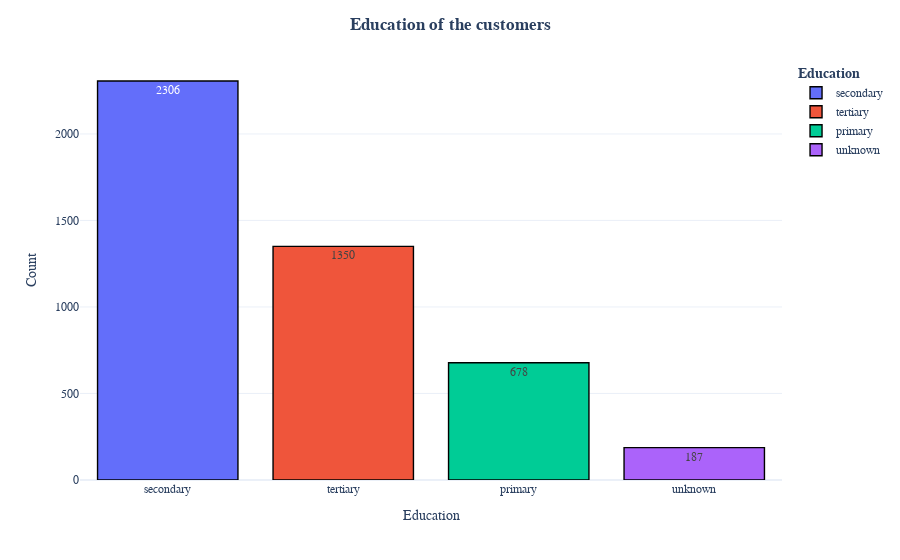
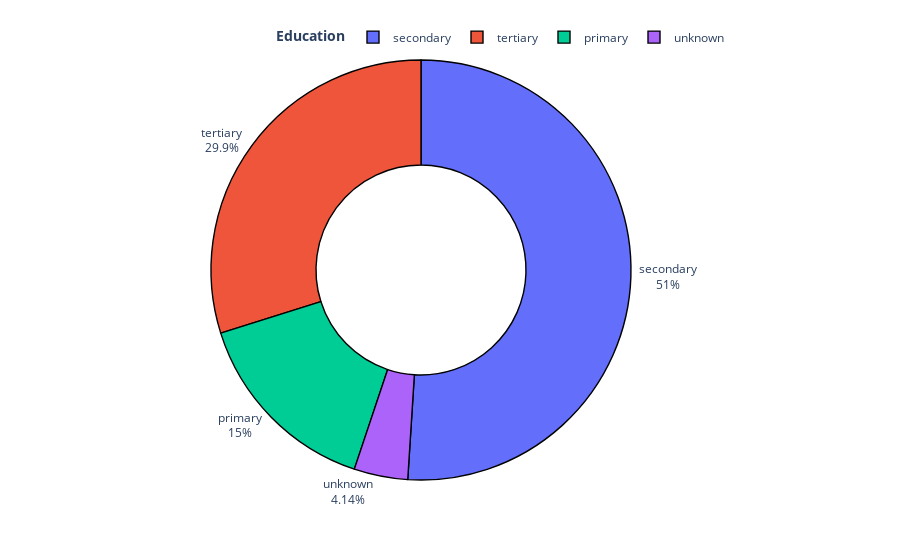

Write notebook code for charts like these, in order.
### Code cell
fig=px.bar(df.education.value_counts().reset_index().rename(columns={'index':'Education','education':'Count'}),x='Education',y='Count',color='Education',text='Count',template='plotly_white')
fig.update_traces(marker=dict(line=dict(color='#000000', width=1.4)))
fig.update_layout(title_x=0.5,legend_title_text='<b>Education',title_text='<b>Education of the customers',font_family="Times New Roman",title_font_family="Times New Roman")
fig.show()
fig=px.pie(df.education.value_counts().reset_index().rename(columns={'index':'Education','education':'Count'}),names='Education',values='Count',hole=0.5,template='plotly_white')
fig.update_traces(marker=dict(line=dict(color='#000000', width=1.4)))
fig.update_layout(title_x=0.5,showlegend=True,legend_title_text='<b>Education')
fig.update_traces(textposition='outside', textinfo='percent+label')
fig.update_layout(title_x=0.5,legend=dict(orientation='h',yanchor='bottom',y=1.02,xanchor='right',x=1))
fig.show()

### Figure 1 — Plotly figure (JSON) as saved in the notebook; plotly's stock layout.template omitted (floating-point values rounded to 4 significant figures)
{"data": [{"alignmentgroup": "True", "hovertemplate": "Education=%{x}<br>Count=%{text}<extra></extra>", "legendgroup": "secondary", "marker": {"color": "#636efa", "line": {"color": "#000000", "width": 1.4}, "pattern": {"shape": ""}}, "name": "secondary", "offsetgroup": "secondary", "orientation": "v", "showlegend": true, "text": [2306], "textposition": "auto", "type": "bar", "x": ["secondary"], "xaxis": "x", "y": [2306], "yaxis": "y"}, {"alignmentgroup": "True", "hovertemplate": "Education=%{x}<br>Count=%{text}<extra></extra>", "legendgroup": "tertiary", "marker": {"color": "#EF553B", "line": {"color": "#000000", "width": 1.4}, "pattern": {"shape": ""}}, "name": "tertiary", "offsetgroup": "tertiary", "orientation": "v", "showlegend": true, "text": [1350], "textposition": "auto", "type": "bar", "x": ["tertiary"], "xaxis": "x", "y": [1350], "yaxis": "y"}, {"alignmentgroup": "True", "hovertemplate": "Education=%{x}<br>Count=%{text}<extra></extra>", "legendgroup": "primary", "marker": {"color": "#00cc96", "line": {"color": "#000000", "width": 1.4}, "pattern": {"shape": ""}}, "name": "primary", "offsetgroup": "primary", "orientation": "v", "showlegend": true, "text": [678], "textposition": "auto", "type": "bar", "x": ["primary"], "xaxis": "x", "y": [678], "yaxis": "y"}, {"alignmentgroup": "True", "hovertemplate": "Education=%{x}<br>Count=%{text}<extra></extra>", "legendgroup": "unknown", "marker": {"color": "#ab63fa", "line": {"color": "#000000", "width": 1.4}, "pattern": {"shape": ""}}, "name": "unknown", "offsetgroup": "unknown", "orientation": "v", "showlegend": true, "text": [187], "textposition": "auto", "type": "bar", "x": ["unknown"], "xaxis": "x", "y": [187], "yaxis": "y"}], "layout": {"barmode": "relative", "font": {"family": "Times New Roman"}, "legend": {"title": {"text": "<b>Education"}, "tracegroupgap": 0}, "margin": {"t": 60}, "title": {"font": {"family": "Times New Roman"}, "text": "<b>Education of the customers", "x": 0.5}, "xaxis": {"anchor": "y", "categoryarray": ["secondary", "tertiary", "primary", "unknown"], "categoryorder": "array", "domain": [0, 1], "title": {"text": "Education"}}, "yaxis": {"anchor": "x", "domain": [0, 1], "title": {"text": "Count"}}}}

### Figure 2 — Plotly figure (JSON) as saved in the notebook; plotly's stock layout.template omitted (floating-point values rounded to 4 significant figures)
{"data": [{"domain": {"x": [0, 1], "y": [0, 1]}, "hole": 0.5, "hovertemplate": "Education=%{label}<br>Count=%{value}<extra></extra>", "labels": ["secondary", "tertiary", "primary", "unknown"], "legendgroup": "", "marker": {"line": {"color": "#000000", "width": 1.4}}, "name": "", "showlegend": true, "textinfo": "percent+label", "textposition": "outside", "type": "pie", "values": [2306, 1350, 678, 187]}], "layout": {"legend": {"orientation": "h", "title": {"text": "<b>Education"}, "tracegroupgap": 0, "x": 1, "xanchor": "right", "y": 1.02, "yanchor": "bottom"}, "margin": {"t": 60}, "showlegend": true, "title": {"x": 0.5}}}
